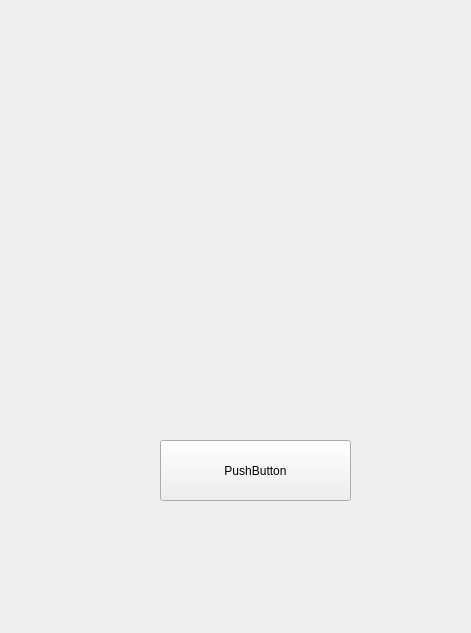
<?xml version="1.0" encoding="UTF-8"?>
<ui version="4.0">
 <class>Form</class>
 <widget class="QWidget" name="Form">
  <property name="geometry">
   <rect>
    <x>0</x>
    <y>0</y>
    <width>471</width>
    <height>633</height>
   </rect>
  </property>
  <property name="windowTitle">
   <string>Form</string>
  </property>
  <widget class="QPushButton" name="pushButton">
   <property name="geometry">
    <rect>
     <x>160</x>
     <y>440</y>
     <width>191</width>
     <height>61</height>
    </rect>
   </property>
   <property name="text">
    <string>PushButton</string>
   </property>
  </widget>
 </widget>
 <resources/>
 <connections/>
</ui>
